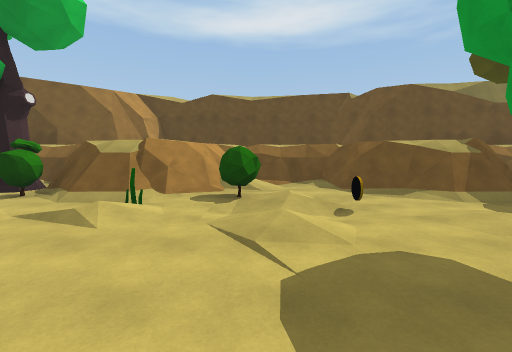
[1] (above)

20 first-person views from a walk through a scene from a Unity 3-D project. The camera is 1.4 m above the floor, tilts 4° down and sees 90° across. The floor is counted in squares, 2 m on a side. Each view is taken from the middle of a square. On the plan, view 1 faces up. The plan holds only what a view shows up to about 9 squares ahead; the rest is blank. The place goes on beyond the plan. Some surface patterns are stand-ins.

[2]
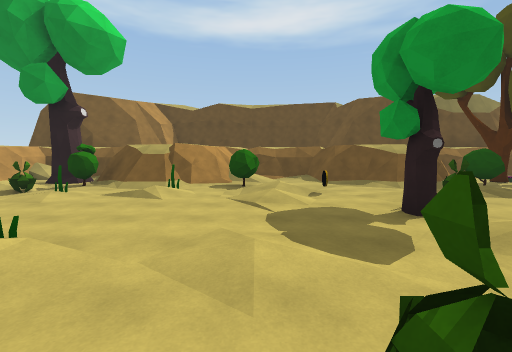

[3]
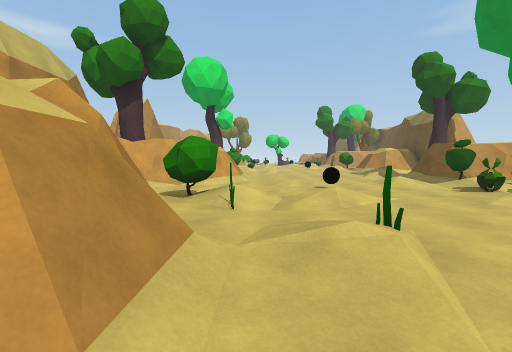

[4]
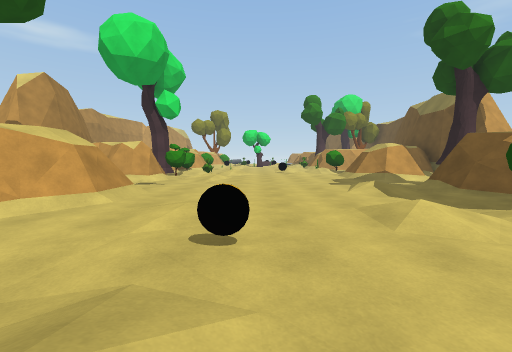

[5]
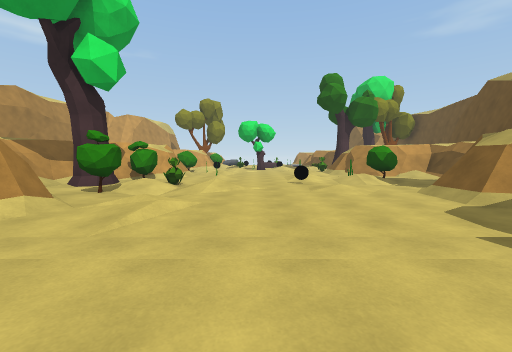

[6]
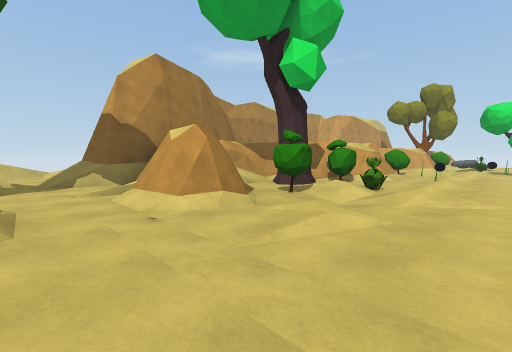

[7]
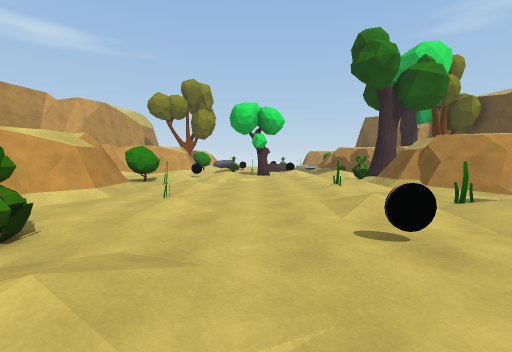

[8]
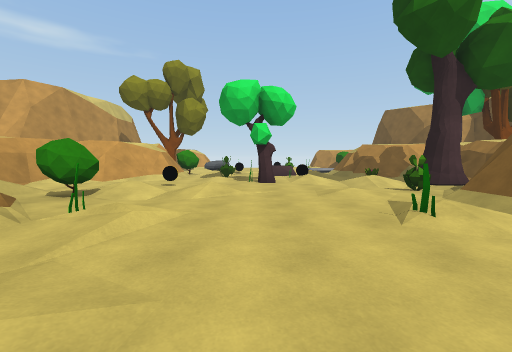

[9]
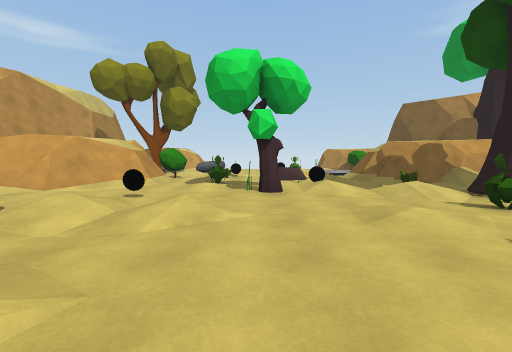

[10]
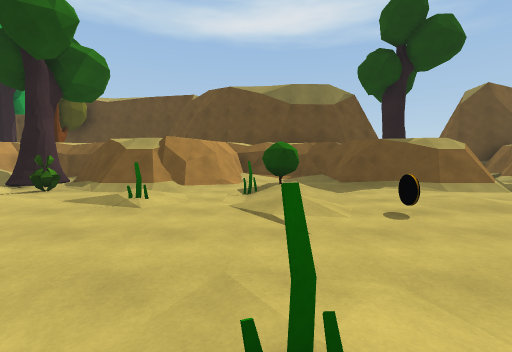

[11]
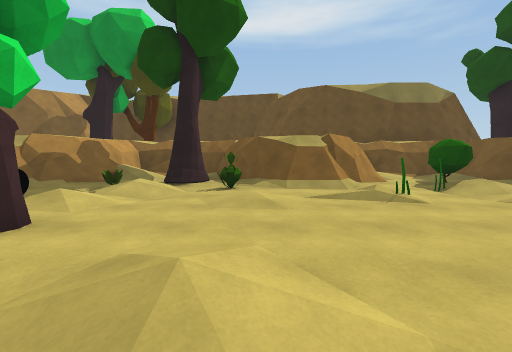

[12]
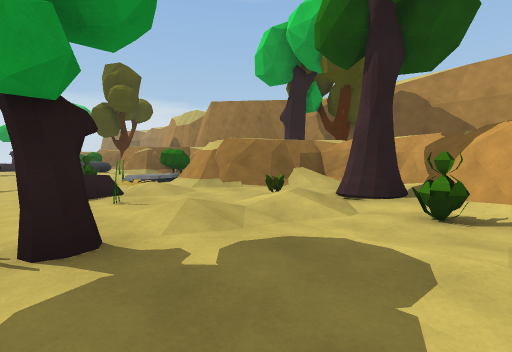

[13]
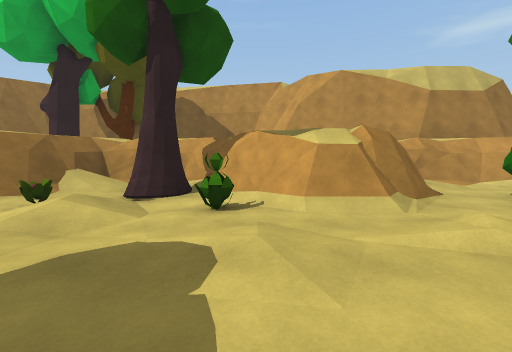

[14]
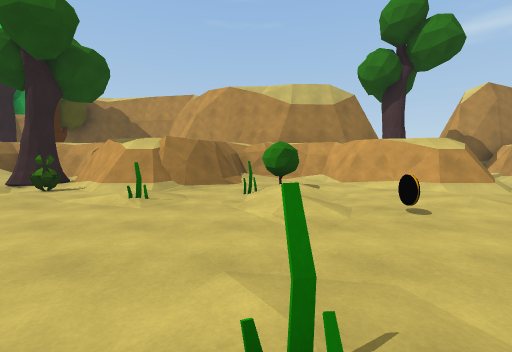

[15]
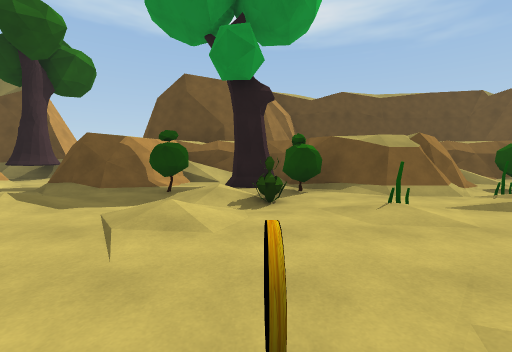

[16]
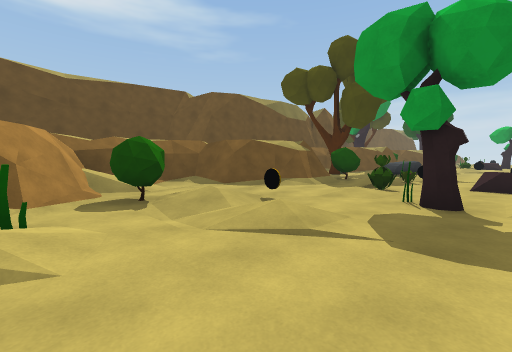

[17]
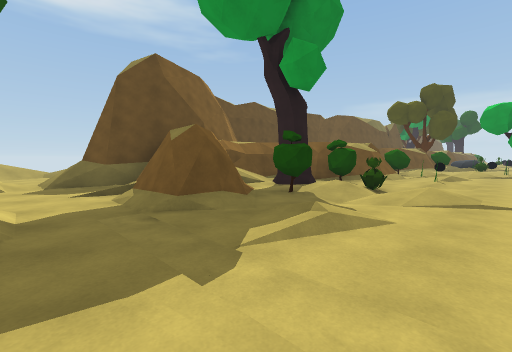

[18]
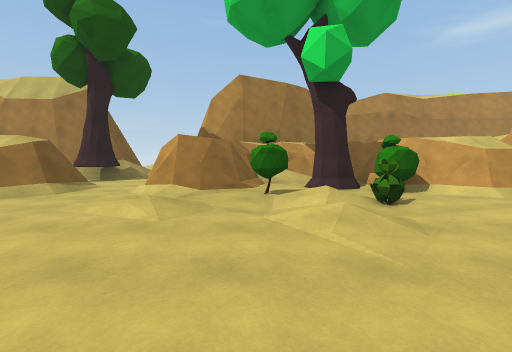

[19]
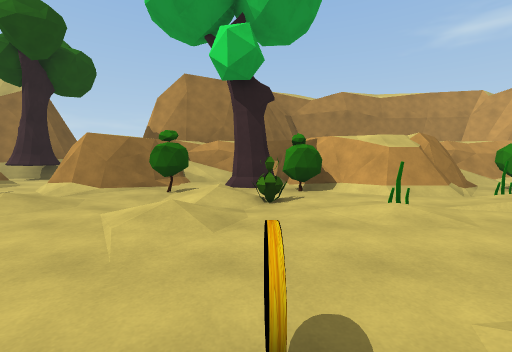

[20]
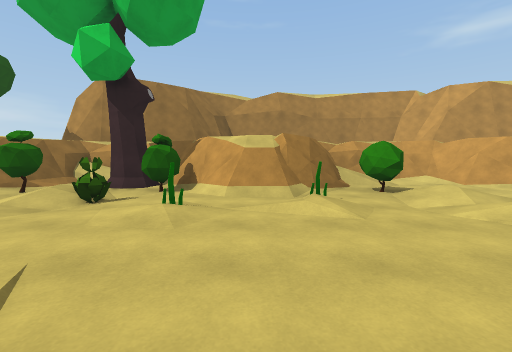

### Floor plan
Key: @ floor where view 1 was taken; # wall or solid block; . main floor; : floor 0.25 m higher than the main floor; - floor 0.25 m lower than the main floor; + floor 0.5 m higher than the main floor; / step, stairs or slope; O other object.
Columns run from 26 left of view 1 to 6 right of it. Each row starts with its distance up from view 1.
 14               //
 13               /.
 12               ..
 11               ..
 10                 #
  9            ### /##
  8 ####   ######O../#####   ####
  7 #//#   #+/###/..### O#   #/.##
  6 #/O#####...###/.##/.O#####../####
  5 .O/./##..O./##/-//O//O.#/OO/..##O
  4 .//O....O/.....-.:-.O...O../O../
  3 .:..:.O.//.:...-...+..O.:.:..:O.O
  2 OO........O....-............OO...
  1 .OO............-....O........:OO
  0 O:..:.:.O..+...-...:.//.O.@..:./O
 -1 ..O/..O...O.-:.-...../O.....//...
 -2 #../O./#.O//O//-/##/.O..##/O/O.##
 -3 ##/.O#####O./##./###...#####O/##
 -4  ##./#   #O ###../###/+#   #//##
 -5   ####   #####/..O######   ####
 -6              ##/ ###
 -7               #/
 -8                ..
 -9                ..
-10                ./
-11                //

Where each view was taken, in squares from view 1:
view 1: 0 up, 0 right, facing up
view 2: 2 down, 0 right, facing up
view 3: 1 down, 0 right, facing left
view 4: 1 up, 4 left, facing left
view 5: 1 up, 9 left, facing left
view 6: 1 up, 10 left, facing down-left
view 7: 1 up, 14 left, facing left
view 8: 1 up, 17 left, facing left
view 9: 1 up, 19 left, facing left
view 10: 1 down, 18 left, facing up
view 11: 1 down, 22 left, facing up
view 12: 2 up, 0 right, facing down-right
view 13: 2 up, 0 right, facing down
view 14: 4 up, 4 left, facing down
view 15: 0 up, 6 left, facing up
view 16: 1 up, 2 left, facing up-right
view 17: 2 up, 12 left, facing up-right
view 18: 3 up, 14 left, facing down
view 19: 3 up, 16 left, facing down
view 20: 3 up, 19 left, facing down
